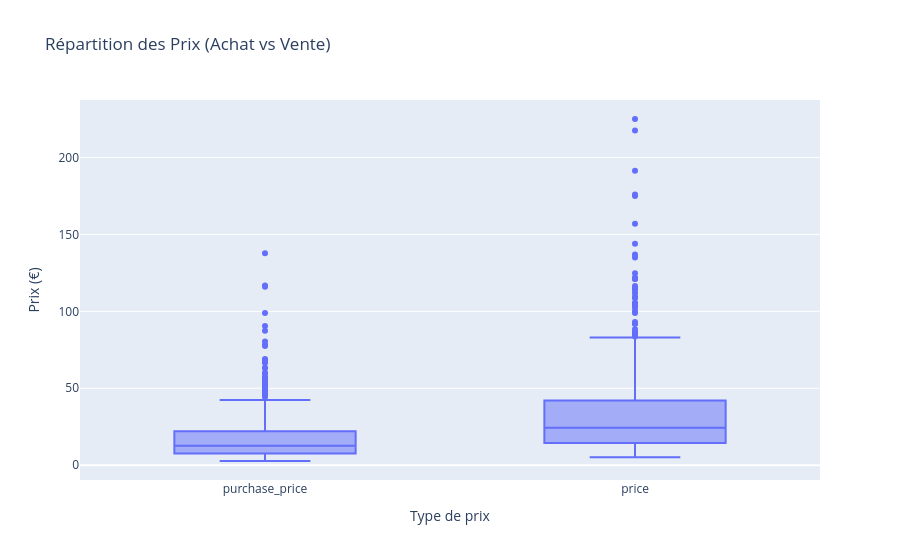

Source (notebook cell):
### Code cell
#Autre méthode avec plotly express
fig_total_df = px.box(total_df, y=["purchase_price", "price"], 
             title="Répartition des Prix (Achat vs Vente)",
             labels={"value": "Prix (€)", "variable": "Type de prix"})

fig_total_df.show()

### Figure 1 — Plotly figure (JSON) as saved in the notebook; plotly's stock layout.template omitted (floating-point values rounded to 4 significant figures; data arrays with more than 128 entries replaced by an {"elided": "..."} marker saying what was removed)
{"data": [{"alignmentgroup": "True", "hovertemplate": "Type de prix=%{x}<br>Prix (€)=%{y}<extra></extra>", "legendgroup": "", "marker": {"color": "#636efa"}, "name": "", "notched": false, "offsetgroup": "", "orientation": "v", "showlegend": false, "type": "box", "x": {"elided": "1650 str values"}, "x0": " ", "xaxis": "x", "y": {"elided": "1650 float values"}, "y0": " ", "yaxis": "y"}], "layout": {"boxmode": "group", "legend": {"tracegroupgap": 0}, "title": {"text": "Répartition des Prix (Achat vs Vente)"}, "xaxis": {"anchor": "y", "domain": [0, 1], "title": {"text": "Type de prix"}}, "yaxis": {"anchor": "x", "domain": [0, 1], "title": {"text": "Prix (€)"}}}}
